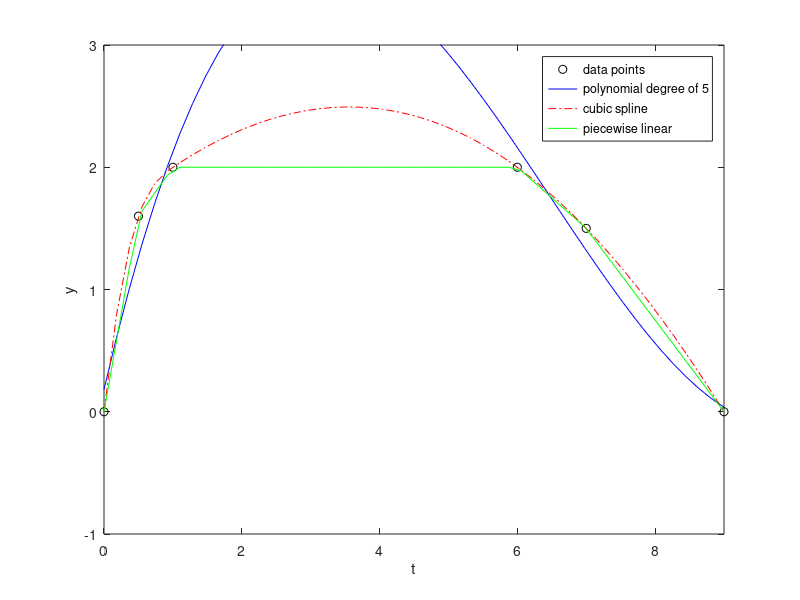

Recreate this plot in MATLAB.
function CP_7_5 % interpolation of experimental data

t = [0; 0.5; 1; 6; 7; 9]; % Time data points
y = [0; 1.6; 2; 2; 1.5; 0]; % Corresponding experimental data points

% Generate 50 evenly spaced points between 0 and 9 for plotting
ts = linspace(0, 9, 50);

% --------------------------------------------------
% Fit a polynomial of degree 5 to the data
% Using monomial basis
p_monomial = polyfit(t, y, 3); % returns coefficient of polynomial
% Evaluate the polynomial at the generated points
y_monomial = polyval(p_monomial, ts);
% --------------------------------------------------


% --------------------------------------------------
% Use spline interpolation to interpolate the data
p_spline = spline(t, y);
% Evaluate the spline at the generated points
ys = ppval(p_spline, ts);
% --------------------------------------------------


% --------------------------------------------------
% Use linear interpolation to interpolate the data
p_linear = interp1(t, y, ts, "linear");

% --------------------------------------------------



% Plot the experimental data points, polynomial interpolation, spline interpolation, and piecewise linear interpolation
plot(t, y, 'ko', ts, y_monomial, 'b-', ts, ys, 'r-.',ts, p_linear, 'g-');
xlabel('t'); % Label for the x-axis
ylabel('y'); % Label for the y-axis
axis([0, 9, -1, 3]); % Set the axis limits
%title('Computer Problem 7.5 -- Interpolants to Experimental Data'); % Title for the plot
legend('data points', 'polynomial degree of 5', 'cubic spline', 'piecewise linear'); % Add a legend to the plot

% Display explanations for the choices of interpolants
disp('(c) Polynomial gives unreasonable values between data points because');
disp(' it necessarily oscillates. Spline gives somewhat more reasonable');
disp(' values between data points, but it overshoots to achieve smoothness.');
disp('(d) Piecewise linear interpolation may be better in this case because');
disp(' it yields more reasonable values between data points, although it');
disp(' is less smooth.');
